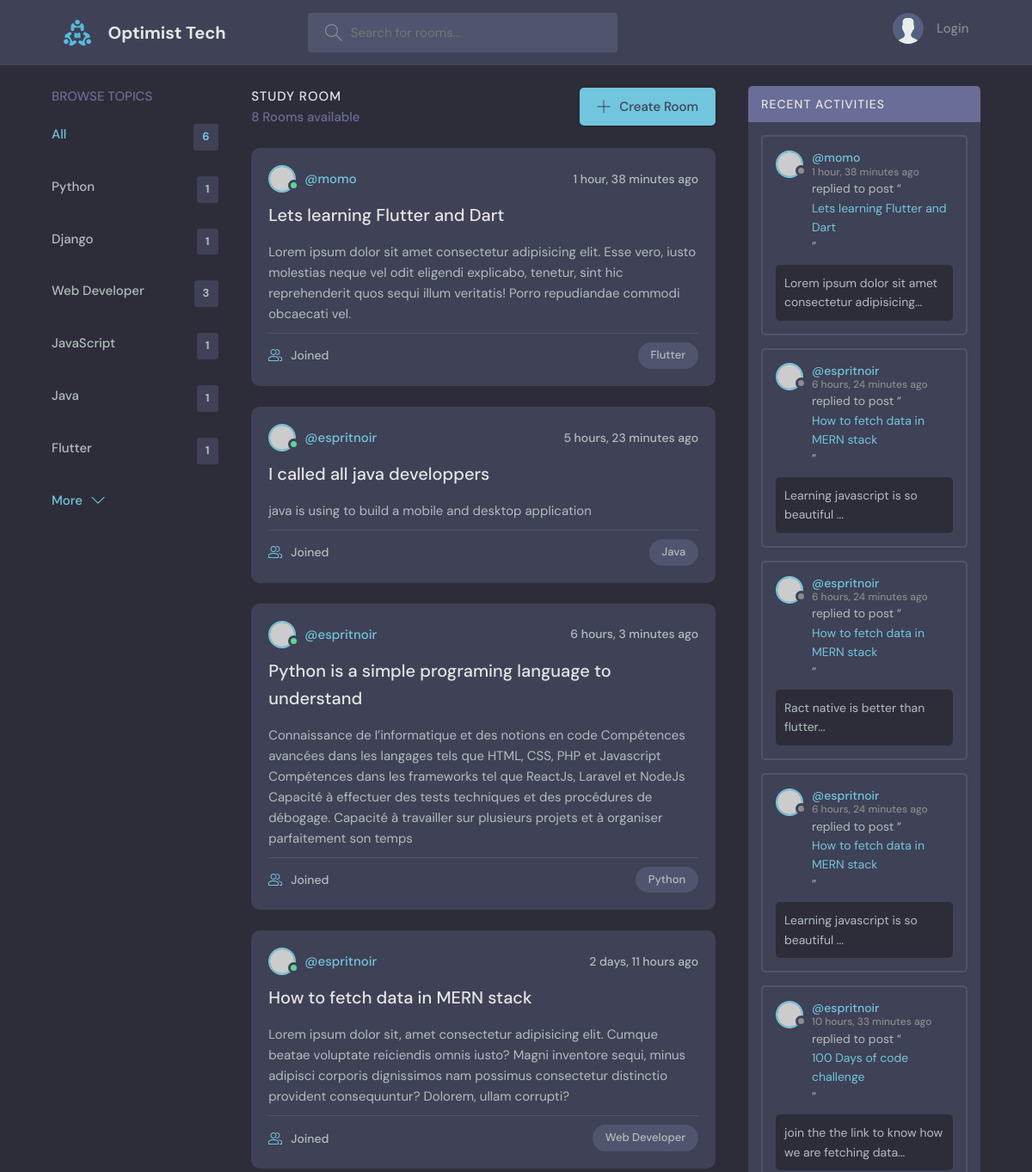
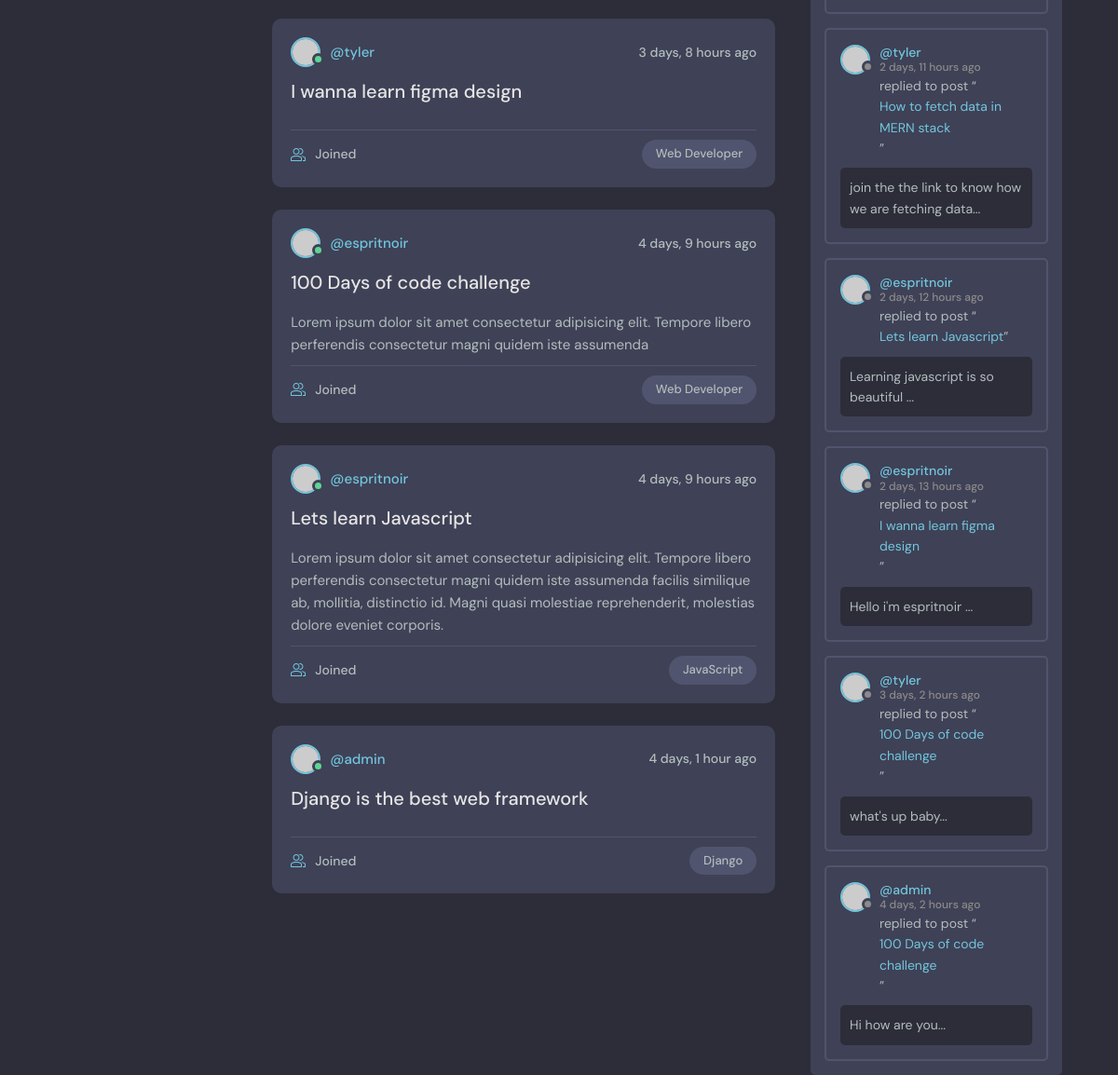
The page / on the database its author committed (2 pictures, top to bottom).
### base/models.py (models this page shows, shortened)
class Topic(models.Model):
    name = models.CharField(max_length=200)

class Room(models.Model):
    host = models.ForeignKey(User, on_delete=models.SET_NULL, null=True)
    topic = models.ForeignKey(Topic, on_delete=models.SET_NULL, null=True)
    name = models.CharField(max_length=200)
    description = models.TextField(null=True, blank=True)
    participants = models.ManyToManyField(User, related_name='participants', blank=True)
    updated = models.DateTimeField(auto_now=True)
    created = models.DateTimeField(auto_now_add=True)
    class Meta:
        ordering = ['-updated', '-created']

class Message(models.Model):
    user = models.ForeignKey(User, on_delete=models.CASCADE)
    room = models.ForeignKey(Room, on_delete=models.CASCADE)
    body = models.TextField()
    updated = models.DateTimeField(auto_now=True)
    created = models.DateTimeField(auto_now_add=True)
    class Meta:
        ordering = ['-updated', '-created']
    def __str__(self) -> str:
        return self.body[0:50]

### base/views.py (the view)
# urls.py: path('', views.home, name="home"),
def home(request):
    q = request.GET.get('q') if request.GET.get('q') != None else ''
    rooms = Room.objects.filter(
        Q(topic__name__icontains=q) | Q(name__icontains=q) | Q(description__icontains=q)
        )
    topics = Topic.objects.all()
    room_count = rooms.count()
    room_messages = Message.objects.filter(
        Q(room__topic__name__icontains=q)
        )
    context = {'rooms': rooms, 'topics': topics, 'room_count': room_count, 'room_messages': room_messages}
    return render(request, 'base/home.html',context )

### base/templates/base/home.html (shortened to what this page needs)
{% extends 'main.html' %} {% block content %}
<main class="layout layout--3">
  <div class="container">
    {% include 'base/topics_component.html' %}
    <div class="roomList">
      <div class="roomList__header">
        <div>
          <h2>Study Room</h2>
          <p>{{room_count}} Rooms available</p>
        </div>
        <a class="btn btn--main" href="{% url 'create-room' %}">
          <svg
            version="1.1"
            xmlns="http://www.w3.org/2000/svg"
            width="32"
            height="32"
            viewBox="0 0 32 32"
          >
            <title>add</title>
            <path
              d="M16.943 0.943h-1.885v14.115h-14.115v1.885h14.115v14.115h1.885v-14.115h14.115v-1.885h-14.115v-14.115z"
            ></path>
          </svg>
          Create Room
        </a>
      </div>
      {% include 'base/feed_component.html' %}
    </div>
    {% include 'base/activity_component.html' %}
  </div>
</main>
{% endblock %}}

### base/templates/base/topics_component.html
<div class="topics">
  <div class="topics__header">
    <h2>Browse Topics</h2>
  </div>
  <ul class="topics__list">
    <li>
      <a href="{% url 'home' %}" class="active"
        >All <span>{{topics.count}}</span></a
      >
    </li>
    {% for topic in topics %}
    <li>
      <a href="{% url 'home' %}?q={{topic.name}}"
        >{{topic.name}}<span>{{topic.room_set.all.count}}</span></a
      >
    </li>
    {% endfor %}
  </ul>
  <a class="btn btn--link" href="topics.html">
    More
    <svg
      version="1.1"
      xmlns="http://www.w3.org/2000/svg"
      width="32"
      height="32"
      viewBox="0 0 32 32"
    >
      <title>chevron-down</title>
      <path d="M16 21l-13-13h-3l16 16 16-16h-3l-13 13z"></path>
    </svg>
  </a>
</div>

### base/templates/base/feed_component.html (shortened to what this page needs)
{% for room in rooms %}
<div class="roomListRoom">
  <div class="roomListRoom__header">
    <a
      href="{% url 'user-profile' room.host.id %}"
      class="roomListRoom__author"
    >
      <div class="avatar avatar--small active">
        <img src="https://randomuser.me/api/portraits/men/11.jpg" />
      </div>
      <span>@{{room.host.username}}</span>
    </a>
    <div class="roomListRoom__actions">
      <span>{{room.created | timesince}} ago</span>
    </div>
  </div>
  <div class="roomListRoom__content">
    <a href="{% url 'room' room.id %}">{{ room.name }}</a>
    <p>{{room.description}}</p>
  </div>
  <div class="roomListRoom__meta">
    <a class="roomListRoom__joined">
      {{room.participants.user}} Joined
    </a>
    <p class="roomListRoom__topic">{{room.topic.name}}</p>
  </div>
</div>
{% endfor %}

### base/templates/base/activity_component.html (shortened to what this page needs)
<div class="activities">
  <div class="activities__header">
    <h2>Recent Activities</h2>
  </div>
  {% for message in room_messages %}
  <div class="activities__box">
    <div class="activities__boxHeader roomListRoom__header">
      <a
        href="{% url 'user-profile' message.user.id %}"
        class="roomListRoom__author"
      >
        {% if request.user == message.user %}
        <div class="avatar avatar--small active">
          <img src="https://randomuser.me/api/portraits/women/11.jpg" />
        </div>
        {% else %}
        <div class="avatar avatar--small">
          <img src="https://randomuser.me/api/portraits/women/11.jpg" />
        </div>
        {% endif %}
        <p>
          @{{message.user.username }}
          <span>{{message.created | timesince}} ago</span>
        </p>
      </a>
    </div>
    <div class="activities__boxContent">
      <p>replied to post “ <a href="{% url 'room' message.room.id %}">{{message.room.name}}</a>”</p>
      <div class="activities__boxRoomContent">{{message}}...</div>
    </div>
  </div>
  {% endfor %}
</div>

### rows shown on the page
Topic: name "Python", room_set.all.count "1"
Topic: name "Django", room_set.all.count "1"
Topic: name "Web Developer", room_set.all.count "3"
Topic: name "JavaScript", room_set.all.count "1"
Topic: name "Java", room_set.all.count "1"
Topic: name "Flutter", room_set.all.count "1"
Room: host.username "momo", created "1 hour, 38 minutes", name "Lets learning Flutter and Dart", description "Lorem ipsum dolor sit amet consectetur adipisicing elit. Esse vero, iusto molestias neque vel odit eligendi explicabo, tenetur, sint hic reprehenderit quos sequi illum veritatis! Porro repudiandae commodi obcaecati vel.", topic.name "Flutter"
Room: host.username "espritnoir", created "5 hours, 23 minutes", name "I called all java developpers", description "java is using to build a mobile and desktop application", topic.name "Java"
Room: host.username "espritnoir", created "6 hours, 3 minutes", name "Python is a simple programing language to understand", description "Connaissance de l’informatique et des notions en code Compétences avancées dans les langages tels que HTML, CSS, PHP et Javascript Compétences dans les frameworks tel que ReactJs, Laravel et NodeJs Capacité à effectuer des tests techniques et des procédures de débogage. Capacité à travailler sur plusieurs projets et à organiser parfaitement son temps", topic.name "Python"
Room: host.username "espritnoir", created "2 days, 11 hours", name "How to fetch data in MERN stack", description "Lorem ipsum dolor sit, amet consectetur adipisicing elit. Cumque beatae voluptate reiciendis omnis iusto? Magni inventore sequi, minus adipisci corporis dignissimos nam possimus consectetur distinctio provident consequuntur? Dolorem, ullam corrupti?", topic.name "Web Developer"
Room: host.username "tyler", created "3 days, 8 hours", name "I wanna learn figma design", topic.name "Web Developer"
Room: host.username "espritnoir", created "4 days, 9 hours", name "100 Days of code challenge", description "Lorem ipsum dolor sit amet consectetur adipisicing elit. Tempore libero perferendis consectetur magni quidem iste assumenda", topic.name "Web Developer"
Room: host.username "espritnoir", created "4 days, 9 hours", name "Lets learn Javascript", description "Lorem ipsum dolor sit amet consectetur adipisicing elit. Tempore libero perferendis consectetur magni quidem iste assumenda facilis similique ab, mollitia, distinctio id. Magni quasi molestiae reprehenderit, molestias dolore eveniet corporis.", topic.name "JavaScript"
Room: host.username "admin", created "4 days, 1 hour", name "Django is the best web framework", topic.name "Django"
Message: user.username "momo", created "1 hour, 38 minutes", room.name "Lets learning Flutter and Dart", body "Lorem ipsum dolor sit amet consectetur adipisicing"
Message: user.username "espritnoir", created "6 hours, 24 minutes", room.name "How to fetch data in MERN stack", body "Learning javascript is so beautiful"
Message: user.username "espritnoir", created "6 hours, 24 minutes", room.name "How to fetch data in MERN stack", body "Ract native is better than flutter"
Message: user.username "espritnoir", created "6 hours, 24 minutes", room.name "How to fetch data in MERN stack", body "Learning javascript is so beautiful"
Message: user.username "espritnoir", created "10 hours, 33 minutes", room.name "100 Days of code challenge", body "join the the link to know how we are fetching data"
Message: user.username "tyler", created "2 days, 11 hours", room.name "How to fetch data in MERN stack", body "join the the link to know how we are fetching data"
Message: user.username "espritnoir", created "2 days, 12 hours", room.name "Lets learn Javascript", body "Learning javascript is so beautiful"
Message: user.username "espritnoir", created "2 days, 13 hours", room.name "I wanna learn figma design", body "Hello i'm espritnoir"
Message: user.username "tyler", created "3 days, 2 hours", room.name "100 Days of code challenge", body "what's up baby"
Message: user.username "admin", created "4 days, 2 hours", room.name "100 Days of code challenge", body "Hi how are you"

### other values the page prints
{{ topics.count }} "6"
{{ room_count }} "8"
